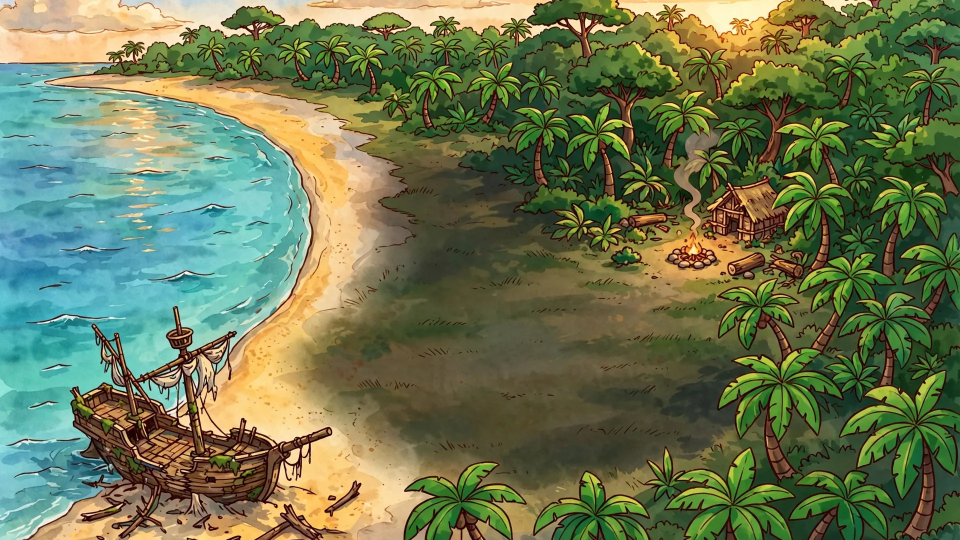
#> input picture sorgenti/menu_bg.webp, 1920 x 1080 px (shown at 1/2 size); its folder holds only this picture in this run
$ python -i prep.py   (imports and definitions only)
#> lines starting #> are read from the running program, lines starting #| are printed output that depends on the picture
import numpy as np, glob, sys
from PIL import Image
from scipy import ndimage as ndi
U='/mnt/user-data/uploads/'
def L(p): return Image.open(glob.glob(U+p+'*')[0]).convert('RGBA')
# [1 line that did not run here, left out]
BG=np.array([245,238,216],float)
def key(im):
    a=np.array(im).astype(float);rgb=a[...,:3];d=np.sqrt(((rgb-BG)**2).sum(-1))
    bgl=d<22
    lab,n=ndi.label(bgl);edge=set(np.unique(np.concatenate([lab[0],lab[-1],lab[:,0],lab[:,-1]])))-{0}
    bg=np.isin(lab,list(edge))
    fg=~bg
    fg=ndi.binary_opening(fg,iterations=1)
    lab2,n2=ndi.label(fg);sz=ndi.sum(fg,lab2,range(1,n2+1));keep=np.zeros(n2+1,bool);keep[1:]=sz>400;fg=keep[lab2]
    fg=ndi.binary_fill_holes(fg)
    al=ndi.gaussian_filter(ndi.binary_erosion(fg,iterations=1).astype(float),.8)
    out=a.copy();out[...,3]=al*255
    return Image.fromarray(out.astype(np.uint8))
def cells(sheet,cols,rows,inset=8):
    W,H=sheet.size;cw,ch=W//cols,H//rows;r=[]
    for j in range(rows):
        for i in range(cols):
            c=sheet.crop((i*cw+inset,j*ch+inset,(i+1)*cw-inset,(j+1)*ch-inset));r.append(key(c))
    return r
def bbox(im,thr=40):
    a=np.array(im)[...,3];ys,xs=np.where(a>thr);return xs.min(),ys.min(),xs.max(),ys.max()
def lowerbox(im,H0,thr=40):
    a=np.array(im)[...,3];ys,xs=np.where(a>thr);ymax=ys.max();m=ys>=ymax-H0
    return xs[m].min(),ymax
# [1 line that did not run here, left out]
# [1 line that did not run here, left out]
# [1 line that did not run here, left out]
def place(im,scale):
    # porta l'immagine nel riferimento della base singola (1024)
    if scale!=1:im=im.resize((int(im.width/scale),int(im.height/scale)),Image.LANCZOS)
    lx,ly=lowerbox(im,H0);rx,ry=lowerbox(base,H0)
    dx,dy=rx-lx,ry-ly
    FX0,FY0,FW,FH=60,-120,880,1130
    can=Image.new('RGBA',(FW,FH),(0,0,0,0));can.alpha_composite(im,(0,0)) if False else None
    can.paste(im,(dx-FX0,dy-FY0),im)
    return can
names={}
# [1 line that did not run here, left out]
# [2 lines not run here, left out]
import pickle
# [1 line not run here, left out]
# montaggio di controllo
ks=list(names);cols=6;rows=(len(ks)+cols-1)//cols;m=Image.new('RGBA',(cols*300,rows*370),(200,230,200,255))
# [3 lines not run here, left out]

>>> import cv2
>>> picture = cv2.imread('../menu_bg.webp', cv2.IMREAD_GRAYSCALE)
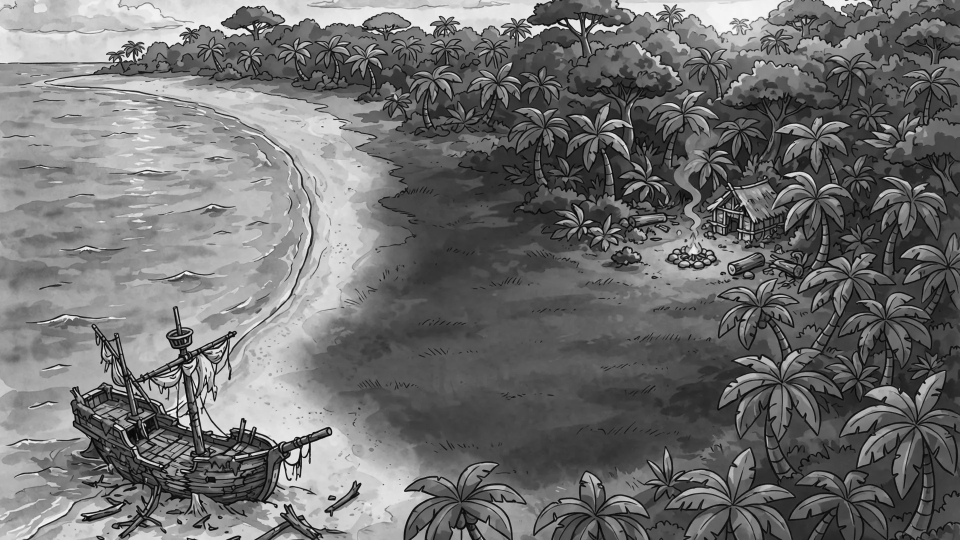
#> picture: shape (1080, 1920) (shown at 1/2 size); min 0, max 255, mean 111.6
>>> result = key(picture)
#> in key, `rgb = a[..., :3]`: rgb = 1080 rows, first 8: [222, 220, 217], [222, 220, 217], [223, 221, 219], [223, 222, 220], [225, 225, 223], [226, 226, 225], [227, 227, 227], [227, 227, 227]
#> in key, `d = np.sqrt(((rgb - BG) ** 2).sum(-1))`: d = 1080 values, max 263.9 at index 127, min 9.49 at index 53, mean 112.3
#> in key, `lab, n = ndi.label(bgl)`: lab = 1080 values, max 9 at index 1037, min 0 at index 0, mean 0.121; n = 9
#> (the run stopped early here; a loop or call above may not have finished)
